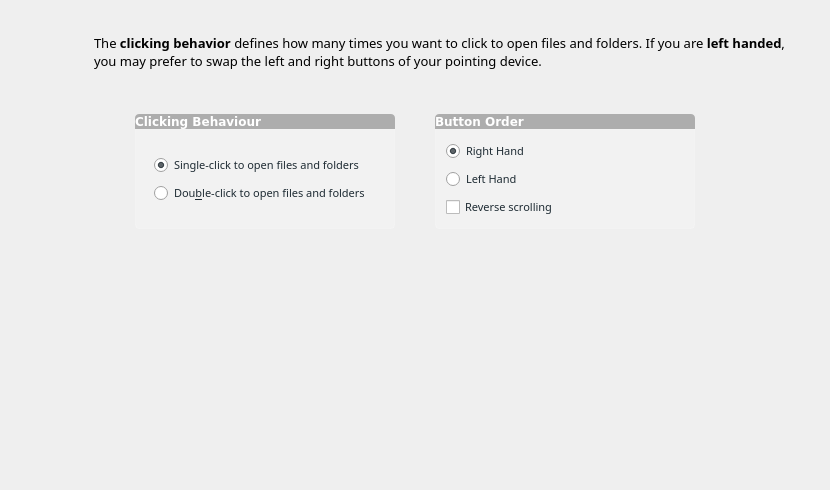
<?xml version="1.0" encoding="UTF-8"?>
<ui version="4.0">
 <class>mouseWidget</class>
 <widget class="QWidget" name="mouseWidget">
  <property name="geometry">
   <rect>
    <x>0</x>
    <y>0</y>
    <width>830</width>
    <height>490</height>
   </rect>
  </property>
  <property name="windowTitle">
   <string>Mouse</string>
  </property>
  <property name="styleSheet">
   <string notr="true">QGroupBox {
	background-color: rgb(242, 242, 242);
	border: 1px solid rgba(255,255,255,50);
	border-bottom-left-radius: 4px;
	border-bottom-right-radius: 4px;
}


QPushButton{
	padding: 3px 10px 3px 10px;
	color: white;
	border:0px;
	border-radius:4px;
	background-color: rgb(68, 69, 70);
}

QPushButton::flat{
	border:1px solid  rgb(68, 69, 70);
	border-radius:4px;
	background-color: rgb(68, 69, 70);
}

QPushButton::flat:hover{
	border:1px solid rgba(0, 0, 0, 100);
	border-radius:4px;
	background-color: rgb(0, 172, 255);
}

QPushButton::flat:pressed{
	border:1px solid rgba(0, 0, 0, 100);
	border-radius:4px;
	background-color: rgb(106, 114, 128);
}</string>
  </property>
  <layout class="QGridLayout" name="gridLayout">
   <property name="margin">
    <number>20</number>
   </property>
   <property name="spacing">
    <number>0</number>
   </property>
   <item row="0" column="0">
    <widget class="QLabel" name="label_3">
     <property name="minimumSize">
      <size>
       <width>64</width>
       <height>64</height>
      </size>
     </property>
     <property name="maximumSize">
      <size>
       <width>64</width>
       <height>64</height>
      </size>
     </property>
     <property name="text">
      <string/>
     </property>
     <property name="pixmap">
      <pixmap resource="../data/kapudan.qrc">:/raw/pixmap/preferences-desktop-peripherals.png</pixmap>
     </property>
    </widget>
   </item>
   <item row="0" column="1">
    <widget class="QLabel" name="description">
     <property name="minimumSize">
      <size>
       <width>300</width>
       <height>0</height>
      </size>
     </property>
     <property name="font">
      <font>
       <family>Sans Serif</family>
       <pointsize>10</pointsize>
      </font>
     </property>
     <property name="styleSheet">
      <string notr="true"/>
     </property>
     <property name="text">
      <string>&lt;html&gt;&lt;head/&gt;&lt;body&gt;&lt;p&gt;The &lt;span style=&quot; font-weight:600;&quot;&gt;clicking behavior&lt;/span&gt; defines how many times you want to click to open files and folders. If you are &lt;span style=&quot; font-weight:600;&quot;&gt;left handed&lt;/span&gt;, you may prefer to swap the left and right buttons of your pointing device.&lt;/p&gt;&lt;/body&gt;&lt;/html&gt;</string>
     </property>
     <property name="wordWrap">
      <bool>true</bool>
     </property>
     <property name="indent">
      <number>10</number>
     </property>
    </widget>
   </item>
   <item row="1" column="0">
    <spacer name="verticalSpacer_4">
     <property name="orientation">
      <enum>Qt::Vertical</enum>
     </property>
     <property name="sizeType">
      <enum>QSizePolicy::Fixed</enum>
     </property>
     <property name="sizeHint" stdset="0">
      <size>
       <width>20</width>
       <height>30</height>
      </size>
     </property>
    </spacer>
   </item>
   <item row="2" column="0" colspan="2">
    <layout class="QVBoxLayout" name="verticalLayout">
     <item>
      <layout class="QHBoxLayout" name="horizontalLayout_2">
       <item>
        <spacer name="horizontalSpacer_3">
         <property name="orientation">
          <enum>Qt::Horizontal</enum>
         </property>
         <property name="sizeType">
          <enum>QSizePolicy::Expanding</enum>
         </property>
         <property name="sizeHint" stdset="0">
          <size>
           <width>20</width>
           <height>20</height>
          </size>
         </property>
        </spacer>
       </item>
       <item>
        <layout class="QVBoxLayout" name="verticalLayout_2">
         <property name="spacing">
          <number>0</number>
         </property>
         <item>
          <widget class="QLabel" name="label">
           <property name="minimumSize">
            <size>
             <width>260</width>
             <height>0</height>
            </size>
           </property>
           <property name="font">
            <font>
             <family>DejaVu Sans</family>
             <pointsize>9</pointsize>
             <weight>75</weight>
             <bold>true</bold>
             <underline>false</underline>
            </font>
           </property>
           <property name="styleSheet">
            <string notr="true">background-color: rgba(0, 0, 0, 70);
color:white;
border-top-left-radius: 4px;
border-top-right-radius: 4px;</string>
           </property>
           <property name="text">
            <string>Clicking Behaviour</string>
           </property>
           <property name="margin">
            <number>5</number>
           </property>
          </widget>
         </item>
         <item>
          <widget class="QGroupBox" name="groupBox">
           <property name="sizePolicy">
            <sizepolicy hsizetype="Fixed" vsizetype="Fixed">
             <horstretch>0</horstretch>
             <verstretch>0</verstretch>
            </sizepolicy>
           </property>
           <property name="minimumSize">
            <size>
             <width>260</width>
             <height>100</height>
            </size>
           </property>
           <property name="maximumSize">
            <size>
             <width>16777215</width>
             <height>100</height>
            </size>
           </property>
           <property name="styleSheet">
            <string notr="true">color: rgb(30, 43, 51)</string>
           </property>
           <property name="title">
            <string/>
           </property>
           <layout class="QGridLayout" name="gridLayout_2">
            <property name="leftMargin">
             <number>10</number>
            </property>
            <property name="topMargin">
             <number>10</number>
            </property>
            <property name="rightMargin">
             <number>15</number>
            </property>
            <property name="bottomMargin">
             <number>10</number>
            </property>
            <item row="5" column="0">
             <spacer name="verticalSpacer">
              <property name="orientation">
               <enum>Qt::Vertical</enum>
              </property>
              <property name="sizeHint" stdset="0">
               <size>
                <width>20</width>
                <height>40</height>
               </size>
              </property>
             </spacer>
            </item>
            <item row="1" column="0">
             <spacer name="verticalSpacer_2">
              <property name="orientation">
               <enum>Qt::Vertical</enum>
              </property>
              <property name="sizeType">
               <enum>QSizePolicy::Expanding</enum>
              </property>
              <property name="sizeHint" stdset="0">
               <size>
                <width>20</width>
                <height>40</height>
               </size>
              </property>
             </spacer>
            </item>
            <item row="3" column="0">
             <widget class="QRadioButton" name="DoubleClick">
              <property name="sizePolicy">
               <sizepolicy hsizetype="Fixed" vsizetype="Fixed">
                <horstretch>0</horstretch>
                <verstretch>0</verstretch>
               </sizepolicy>
              </property>
              <property name="font">
               <font>
                <family>Sans Serif</family>
                <pointsize>8</pointsize>
                <weight>50</weight>
                <italic>false</italic>
                <bold>false</bold>
                <underline>false</underline>
                <strikeout>false</strikeout>
                <kerning>true</kerning>
               </font>
              </property>
              <property name="text">
               <string>Dou&amp;ble-click to open files and folders</string>
              </property>
              <property name="checked">
               <bool>false</bool>
              </property>
             </widget>
            </item>
            <item row="2" column="0">
             <widget class="QRadioButton" name="singleClick">
              <property name="enabled">
               <bool>true</bool>
              </property>
              <property name="sizePolicy">
               <sizepolicy hsizetype="Fixed" vsizetype="Fixed">
                <horstretch>0</horstretch>
                <verstretch>0</verstretch>
               </sizepolicy>
              </property>
              <property name="font">
               <font>
                <family>Sans Serif</family>
                <pointsize>8</pointsize>
               </font>
              </property>
              <property name="mouseTracking">
               <bool>true</bool>
              </property>
              <property name="text">
               <string>Single-click to open files and folders</string>
              </property>
              <property name="checked">
               <bool>true</bool>
              </property>
             </widget>
            </item>
           </layout>
          </widget>
         </item>
         <item>
          <spacer name="verticalSpacer_5">
           <property name="orientation">
            <enum>Qt::Vertical</enum>
           </property>
           <property name="sizeType">
            <enum>QSizePolicy::Expanding</enum>
           </property>
           <property name="sizeHint" stdset="0">
            <size>
             <width>20</width>
             <height>30</height>
            </size>
           </property>
          </spacer>
         </item>
        </layout>
       </item>
       <item>
        <spacer name="horizontalSpacer">
         <property name="orientation">
          <enum>Qt::Horizontal</enum>
         </property>
         <property name="sizeType">
          <enum>QSizePolicy::Fixed</enum>
         </property>
         <property name="sizeHint" stdset="0">
          <size>
           <width>40</width>
           <height>20</height>
          </size>
         </property>
        </spacer>
       </item>
       <item>
        <layout class="QVBoxLayout" name="verticalLayout_3">
         <property name="spacing">
          <number>0</number>
         </property>
         <item>
          <widget class="QLabel" name="label_2">
           <property name="minimumSize">
            <size>
             <width>260</width>
             <height>0</height>
            </size>
           </property>
           <property name="font">
            <font>
             <family>DejaVu Sans</family>
             <pointsize>9</pointsize>
             <weight>75</weight>
             <bold>true</bold>
             <underline>false</underline>
            </font>
           </property>
           <property name="styleSheet">
            <string notr="true">background-color: rgba(0, 0, 0, 70);
color:white;
border-top-left-radius: 4px;
border-top-right-radius: 4px;</string>
           </property>
           <property name="text">
            <string>Button Order</string>
           </property>
           <property name="margin">
            <number>5</number>
           </property>
          </widget>
         </item>
         <item>
          <widget class="QGroupBox" name="groupBox_2">
           <property name="minimumSize">
            <size>
             <width>260</width>
             <height>100</height>
            </size>
           </property>
           <property name="maximumSize">
            <size>
             <width>16777215</width>
             <height>100</height>
            </size>
           </property>
           <property name="styleSheet">
            <string notr="true">color: rgb(30, 43, 51)</string>
           </property>
           <property name="title">
            <string/>
           </property>
           <layout class="QGridLayout" name="gridLayout_4">
            <property name="leftMargin">
             <number>10</number>
            </property>
            <property name="topMargin">
             <number>10</number>
            </property>
            <property name="rightMargin">
             <number>15</number>
            </property>
            <property name="bottomMargin">
             <number>10</number>
            </property>
            <item row="0" column="0">
             <widget class="QRadioButton" name="radioButtonRightHand">
              <property name="font">
               <font>
                <family>Sans Serif</family>
                <pointsize>8</pointsize>
               </font>
              </property>
              <property name="styleSheet">
               <string notr="true"/>
              </property>
              <property name="text">
               <string>Right Hand</string>
              </property>
              <property name="checked">
               <bool>true</bool>
              </property>
             </widget>
            </item>
            <item row="1" column="0">
             <widget class="QRadioButton" name="radioButtonLeftHand">
              <property name="font">
               <font>
                <family>Sans Serif</family>
                <pointsize>8</pointsize>
               </font>
              </property>
              <property name="text">
               <string>Left Hand</string>
              </property>
             </widget>
            </item>
            <item row="2" column="0">
             <widget class="QCheckBox" name="checkReverse">
              <property name="font">
               <font>
                <family>Sans Serif</family>
                <pointsize>8</pointsize>
               </font>
              </property>
              <property name="styleSheet">
               <string notr="true"/>
              </property>
              <property name="text">
               <string>Reverse scrolling</string>
              </property>
             </widget>
            </item>
           </layout>
          </widget>
         </item>
         <item>
          <spacer name="verticalSpacer_6">
           <property name="orientation">
            <enum>Qt::Vertical</enum>
           </property>
           <property name="sizeType">
            <enum>QSizePolicy::Expanding</enum>
           </property>
           <property name="sizeHint" stdset="0">
            <size>
             <width>20</width>
             <height>30</height>
            </size>
           </property>
          </spacer>
         </item>
        </layout>
       </item>
       <item>
        <spacer name="horizontalSpacer_2">
         <property name="orientation">
          <enum>Qt::Horizontal</enum>
         </property>
         <property name="sizeType">
          <enum>QSizePolicy::Expanding</enum>
         </property>
         <property name="sizeHint" stdset="0">
          <size>
           <width>20</width>
           <height>20</height>
          </size>
         </property>
        </spacer>
       </item>
      </layout>
     </item>
    </layout>
   </item>
  </layout>
 </widget>
 <resources>
  <include location="../data/kapudan.qrc"/>
 </resources>
 <connections/>
</ui>
